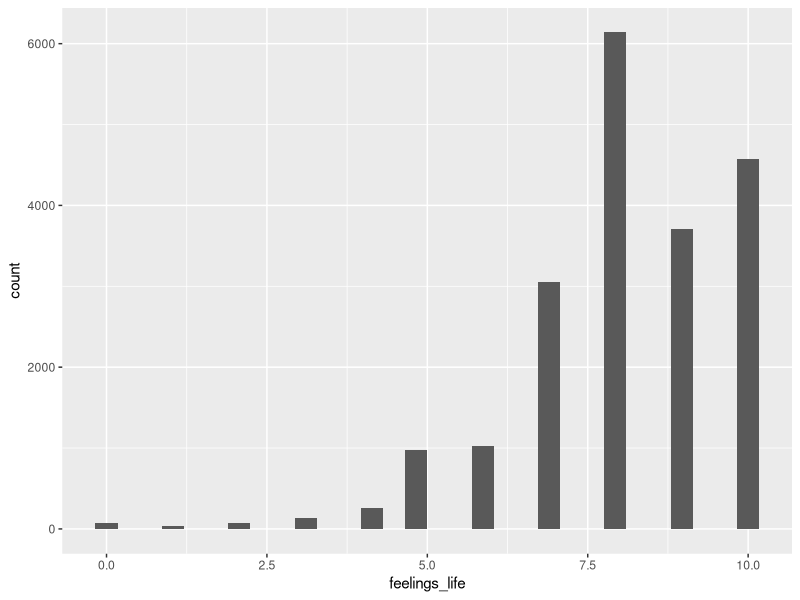
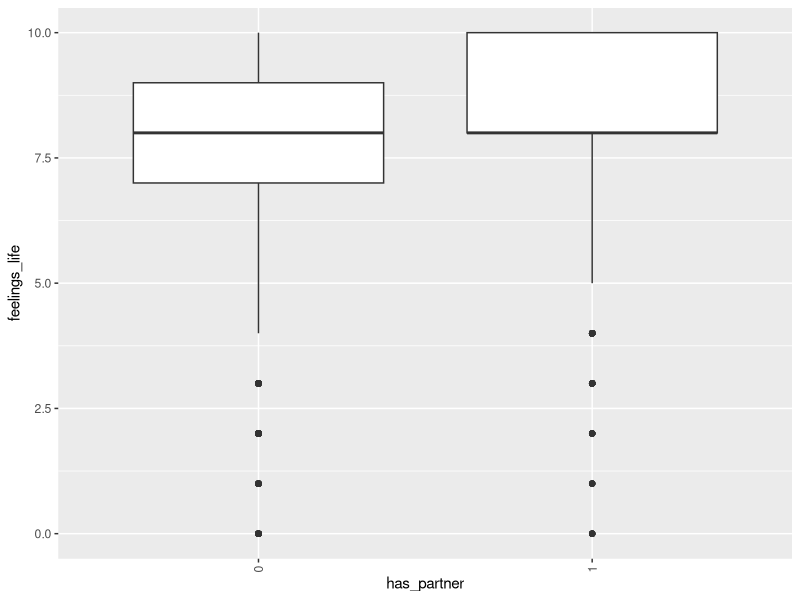

Generate these figures, in order, with R:
## ---- chunk 1
library(tidyverse)
library(knitr)

setwd("/Users/zimuli/Downloads")
feelings_data <- read.csv("feelings_data.csv")

#convert to factor or numeric
feelings_data$feelings_life<-as.numeric(feelings_data$feelings_life)
feelings_data$marital_status<-as.factor(feelings_data$marital_status)
feelings_data$sex<-as.factor(feelings_data$sex)
feelings_data$education<-as.factor(feelings_data$education)
feelings_data$income_respondent<-as.factor(feelings_data$income_respondent)
feelings_data$children_in_household<-as.factor(feelings_data$children_in_household)
feelings_data$has_partner<-as.factor(feelings_data$has_partner)


## ---- chunk 2

feelings_data %>% ggplot(aes(feelings_life)) + geom_histogram()
## ---- chunk 3

feelings_data %>% ggplot(aes(y=feelings_life, x=has_partner)) + geom_boxplot() + 
  theme(axis.text.x = element_text(angle = 90, vjust = 0.5, hjust=1))

## ---- chunk 4

# creating glm model on has_partner with confounding variables
propensity_score <- glm(has_partner ~ age + sex + education + 
                          income_respondent + children_in_household, 
                        family = binomial,
                        data = feelings_data)

# We will now add our forecast to our dataset.
library(broom)
library(arm)
feelings_data <- 
  augment(propensity_score, 
          data = feelings_data,
          type.predict = "response") %>% 
  dplyr::select(-.resid, -.std.resid, -.hat, -.sigma, -.cooksd) 



# Now we use our forecast to create matches. 
# For every person who was actually treated we want the untreated person who
# was considered as similar to them (based on propensity score) as possible.

feelings_data <- 
  feelings_data %>% 
  arrange(.fitted, has_partner)



# Here we're going to use a matching function from the arm package. This finds which is the closest of the ones that were not treated, to each one that was treated.

feelings_data$treated <- 
  if_else(feelings_data$has_partner == 0, 0, 1)

feelings_data$treated <- 
  as.integer(feelings_data$treated)

matches <- arm::matching(z = feelings_data$treated, 
                         score = feelings_data$.fitted)

feelings_data <- cbind(feelings_data, matches)


# Now we reduce the dataset to just those that are matched. 

feelings_data_matched <- 
  feelings_data %>% 
  filter(match.ind != 0) %>% 
  dplyr::select(-match.ind, -pairs, -treated)



# Examining the 'effect' of being treated on life satisfaction in the 'usual' way.

propensity_score_regression <- 
  lm(feelings_life ~ age + sex + education + income_respondent + 
       children_in_household + has_partner, 
     data = feelings_data_matched)

## ---- chunk 5
kable(summary.lm(propensity_score_regression)$coefficients, caption="Summary of the model", digits=3)
